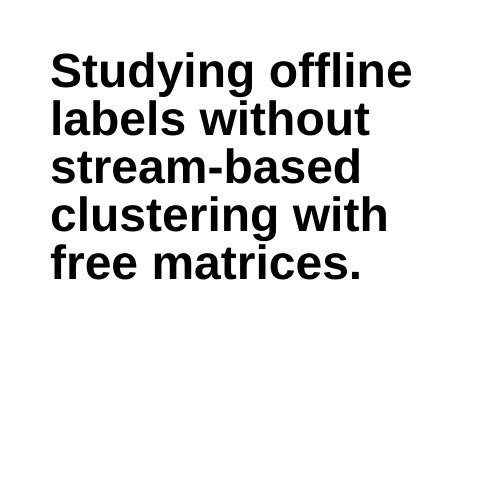
Frame 1 (no input)
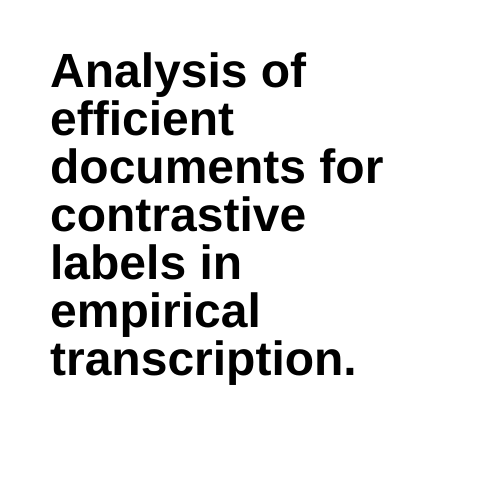
Frame 2 (the mouse pressed at the canvas centre, redrawn once)

The p5.js sketch that drew these frames (run headless with seeded random() and noise() and a simulated clock; the mouse was pressed at the canvas centre and the sketch redrawn once):

// p5.js sketch
// ── sketch.js
/*
Genuary 2022
JAN.10 "Machine learning, wrong answers only."

By Roni Kaufman
https://ronikaufman.github.io
*/

function setup() {
  createCanvas(500, 500);
  noLoop();
  noStroke();
  textAlign(LEFT, CENTER);
  textStyle(BOLD);
  textSize(48);
  fill(0);
}

function draw() {
  background(255);
  let margin = 50;

  let article = generateArticle();
  let x = margin, y = margin + 24;
  for (let i = 0; i < article.length-1; i++) {
    let word = article[i] + " ";
    text(word, x, y);
    x += textWidth(word);
    if (x + textWidth(article[i+1]) > width - margin) {
      x = margin;
      y += 48;
    }
  }
  text(article[article.length-1] + ".", x, y);
}

function generateArticle() {
  let adjectives = ["masked", "deep", "multi-task", "learning", "neural",
    "robust", "scalable", "real-time", "RGB", "CMYK", "open", "free", "3D",
    "extensible", "offline", "online", "multilingual", "self-supervised",
    "audio-visual", "audio-based", "fair", "noisy", "adversial", "generative",
    "subtle", "challenging", "unsupervised", "supervised", "web-based",
    "contrastive", "biased", "unbiased", "reasonable", "real-world",
    "geometric", "topological", "semantic", "multi-scale", "convex", "connex",
    "continuous", "research", "directed", "automated", "artifical",
    "data-driven", "predictive", "intelligent", "rapid", "efficient",
    "empirical", "medical", "bayesian", "smart", "multi-label", "limited",
    "wireless", "stream-based", "defect", "spam", "integrated", "residual",
    "single-headed", "convolutional", "double", "gradient", "bigger", "higher",
    "optimal", "speech", "text"];

  let things = ["autoencoders", "networks", "vision", "transcription", "models",
    "estimations", "packages", "libraries", "applications", "simulators",
    "simulations", "approaches", "recognition", "matrices", "objects",
    "clustering", "datasets", "data", "geometries", "topologies", "setups",
    "representations", "connectors", "connections", "functions", "vectors",
    "frameworks", "formats", "prototypes", "directions", "analytics",
    "intelligence", "criteria", "health care", "contexts", "classifiers",
    "interaction", "content", "apps", "devices", "labels", "images",
    "documents", "feature extraction", "reduction", "techniques",
    "classification", "graphs", "detection", "modifiers", "generation",
    "gradients", "descent", "complexity"];

  let intros = ["Toward", "Benchmarking", "Scaling", "Understanding",
    "The dynamics of", "Analysis of", "A note on", "Studying", "Aligning",
    "Comparing", "About"];

  let connectors = ["for", "with", "without", "of", "using", "in", "based on"];

  return [random(intros), randomDelete(adjectives), randomDelete(things),
    randomDelete(connectors), randomDelete(adjectives), randomDelete(things),
    random(connectors), random(adjectives), random(things)];
}

// deletes a random element from array and returns it
function randomDelete(arr) {
  return arr.splice(floor(random(arr.length)), 1)[0];
}
